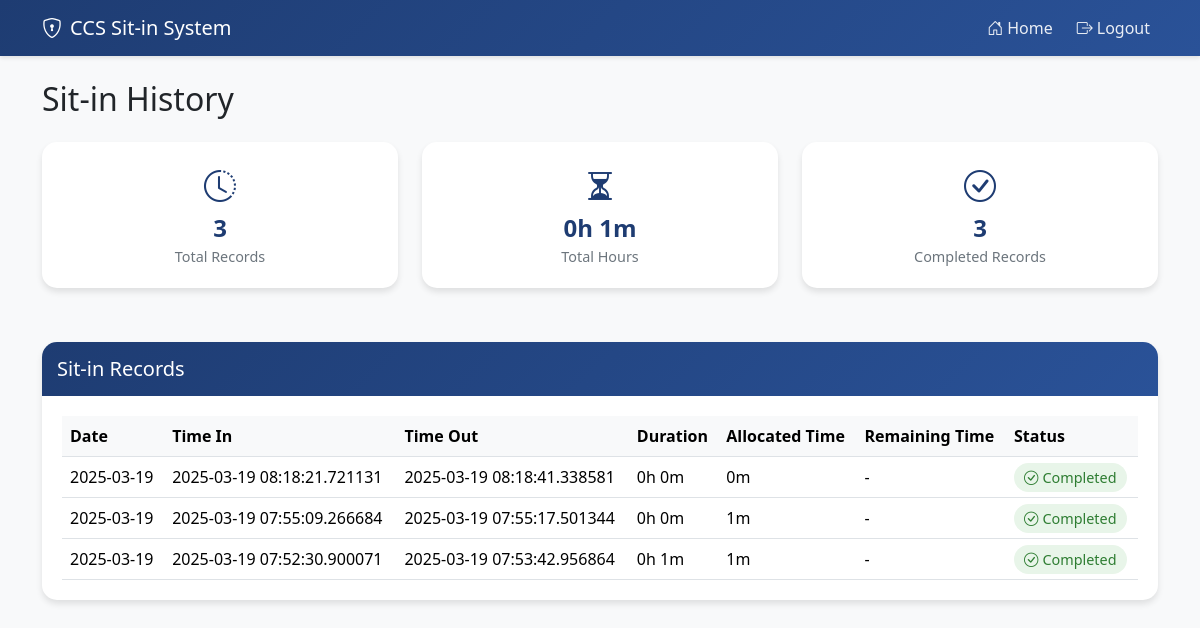
Page /sit_in_history (signed in) on the earlier database version.
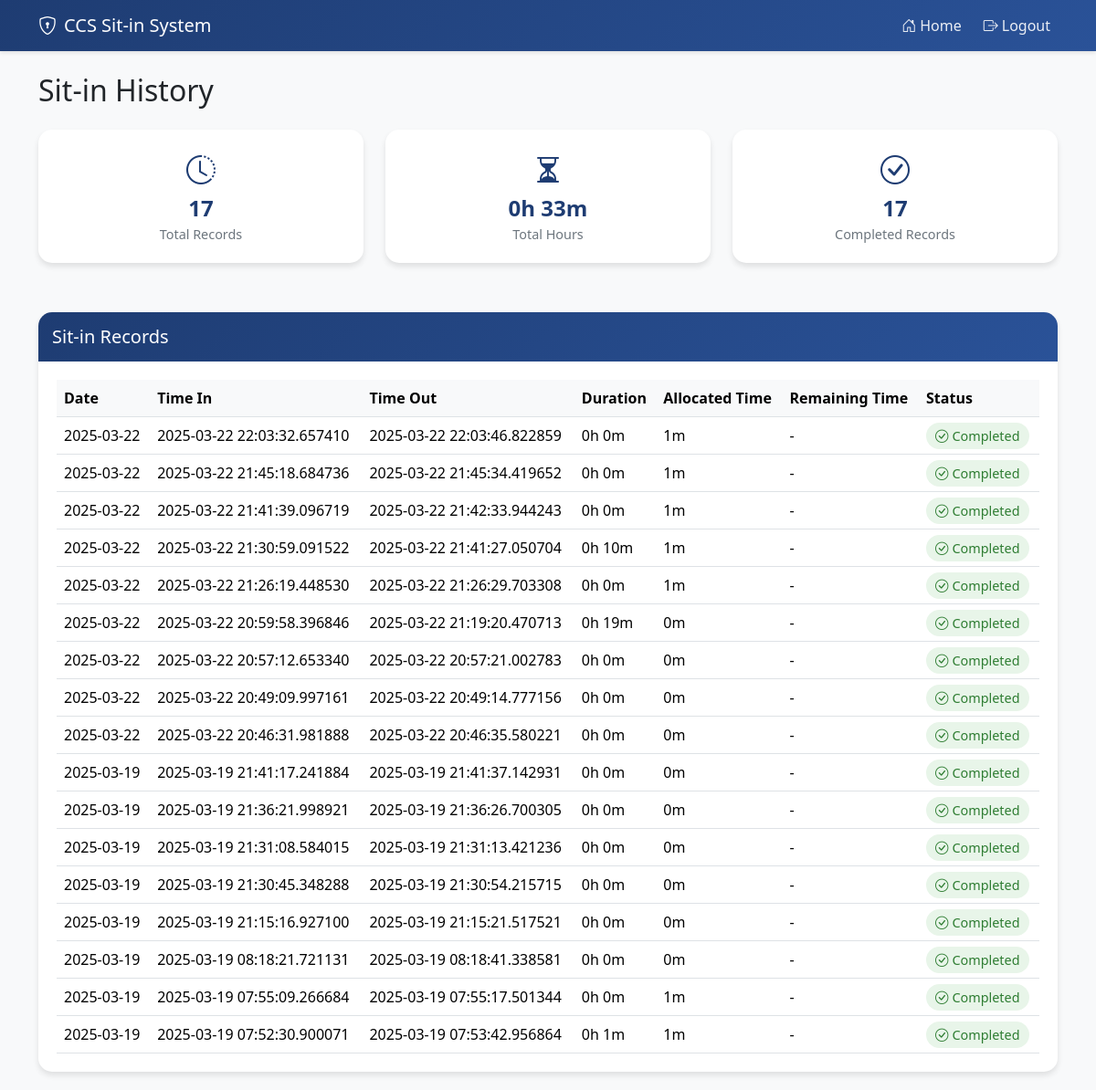
Same page on the later database version.
### tables this page shows
CREATE TABLE sit_in_history (
                id INTEGER PRIMARY KEY AUTOINCREMENT,
                user_id INTEGER NOT NULL,
                date DATE NOT NULL,
                time_in TIMESTAMP NOT NULL,
                time_out TIMESTAMP,
                status TEXT DEFAULT 'active',
                purpose TEXT,
                lab_unit TEXT,
                duration INTEGER,
                allocated_duration INTEGER,
                FOREIGN KEY (user_id) REFERENCES users (id)
            );

### app.py (the view)
@app.route('/sit_in_history')
def sit_in_history():
    if "user" not in session:
        return redirect(url_for('login_page'))
    user_id = session["user"]["id"]
    try:
        con = sqlite3.connect("users.db")
        cur = con.cursor()
        cur.execute('''
        CREATE TABLE IF NOT EXISTS sit_in_history (
            id INTEGER PRIMARY KEY AUTOINCREMENT,
            user_id INTEGER NOT NULL,
            date DATE NOT NULL,
            time_in TIMESTAMP NOT NULL,
            time_out TIMESTAMP,
            status TEXT DEFAULT 'active',
            purpose TEXT,
            lab_unit TEXT,
            duration INTEGER,
            allocated_duration INTEGER,
            FOREIGN KEY (user_id) REFERENCES users (id)
        )
        ''')
        con.commit()
        cur.execute("""
                SELECT id, date, time_in, time_out, status, duration, allocated_duration, purpose, lab_unit
                FROM sit_in_history
                WHERE user_id = ?
                ORDER BY time_in DESC
        """, (user_id,))
        history = cur.fetchall()
        cur.execute("""
            SELECT
                COUNT(*) as total_sessions,
                COUNT(CASE WHEN status = 'completed' THEN 1 END) as completed_sessions,
                SUM(CASE WHEN duration IS NOT NULL THEN duration ELSE 0 END) as total_duration
                FROM sit_in_history
            WHERE user_id = ?
        """, (user_id,))
        stats = cur.fetchone()
        con.close()
        formatted_history = []
        for entry in history:
            formatted_entry = {
                'id': entry[0],
                'date': entry[1],
                'time_in': entry[2],
                'time_out': entry[3] if entry[3] else None,
                'status': entry[4],
                'duration': entry[5],
                'allocated_duration': entry[6],
                'purpose': entry[7],
                'lab_unit': entry[8]
            }
            formatted_history.append(formatted_entry)
        statistics = {
            'total_sessions': stats[0],
            'completed_sessions': stats[1],
            'total_duration': stats[2]
        }
        return render_template('sit_in_history.html', history=formatted_history, stats=statistics)
    except Exception as e:
        flash('Error loading history: ' + str(e), 'error')
        return redirect(url_for('home'))

### templates/sit_in_history.html (shortened to what this page needs)
<!DOCTYPE html>
<html lang="en">
<head>
    <link href="https://cdn.jsdelivr.net/npm/bootstrap@5.3.2/dist/css/bootstrap.min.css" rel="stylesheet">
    <link rel="stylesheet" href="https://cdn.jsdelivr.net/npm/bootstrap-icons@1.11.1/font/bootstrap-icons.css">
</head>
<body>
    <nav class="navbar navbar-expand-lg navbar-dark fixed-top">
        <div class="container">
            <a class="navbar-brand" href="#">
                <i class="bi bi-shield-lock me-2"></i>CCS Sit-in System
            </a>
            <div class="collapse navbar-collapse" id="navbarNav">
                <ul class="navbar-nav ms-auto">
                    <li class="nav-item"><a class="nav-link" href="{{ url_for('home') }}"><i class="bi bi-house-door me-1"></i>Home</a></li>
                    <li class="nav-item"><a class="nav-link btn btn-danger ms-2" href="{{ url_for('logout') }}"><i class="bi bi-box-arrow-right me-1"></i>Logout</a></li>
                </ul>
            </div>
        </div>
    </nav>
    <div class="container main-content">
        <div class="row">
            <div class="col-12">
                <h2 class="mb-4">Sit-in History</h2>
                <div class="row mb-4">
                    <div class="col-md-4">
                        <div class="stats-card text-center">
                            <i class="bi bi-clock-history stats-icon"></i>
                            <div class="stats-value">{{ stats.total_sessions }}</div>
                            <div class="stats-label">Total Records</div>
                        </div>
                    </div>
                    <div class="col-md-4">
                        <div class="stats-card text-center">
                            <i class="bi bi-hourglass-split stats-icon"></i>
                            <div class="stats-value">{{ stats.total_duration|default(0)|int // 3600 }}h {{ (stats.total_duration|default(0)|int % 3600) // 60 }}m</div>
                            <div class="stats-label">Total Hours</div>
                        </div>
                    </div>
                    <div class="col-md-4">
                        <div class="stats-card text-center">
                            <i class="bi bi-check-circle stats-icon"></i>
                            <div class="stats-value">{{ stats.completed_sessions }}</div>
                            <div class="stats-label">Completed Records</div>
                        </div>
                    </div>
                </div>
                <div class="history-card">
                    <div class="history-header">
                        <h5 class="mb-0">Sit-in Records</h5>
                    </div>
                    <div class="history-body">
                        {% if history %}
                        <div class="table-responsive">
                            <table class="table">
                                <thead>
                                    <tr>
                                        <th>Date</th>
                                        <th>Time In</th>
                                        <th>Time Out</th>
                                        <th>Duration</th>
                                        <th>Allocated Time</th>
                                        <th>Remaining Time</th>
                                        <th>Status</th>
                                    </tr>
                                </thead>
                                <tbody>
                                    {% for entry in history %}
                                    <tr>
                                        <td>{{ entry.date }}</td>
                                        <td>{{ entry.time_in }}</td>
                                        <td>{{ entry.time_out if entry.time_out else '-' }}</td>
                                        <td>{{ entry.duration|default(0)|int // 3600 }}h {{ (entry.duration|default(0)|int % 3600) // 60 }}m</td>
                                        <td>{{ entry.allocated_duration|default(0)|int // 60 }}m</td>
                                        <td>
                                            {% if entry.status == 'active' %}
                                                <span class="timer" data-start="{{ entry.time_in }}" data-duration="{{ entry.allocated_duration|default(0)|int }}">Loading...</span>
                                            {% else %}
                                                -
                                            {% endif %}
                                        </td>
                                        <td>
                                            {% if entry.status == 'active' %}
                                            <span class="status-badge status-active">
                                                <i class="bi bi-circle-fill me-1"></i>Active
                                            </span>
                                            {% else %}
                                            <span class="status-badge status-completed">
                                                <i class="bi bi-check-circle me-1"></i>Completed
                                            </span>
                                            {% endif %}
                                        </td>
                                    </tr>
                                    {% endfor %}
                                </tbody>
                            </table>
                        </div>
                        {% else %}
                        <div class="text-center py-4">
                            <p class="mb-0">No history found</p>
                        </div>
                        {% endif %}
                    </div>
                </div>
            </div>
        </div>
    </div>
</body>
</html>

### templates/sit_in_history.html (style rules this page uses)
body { background-color: #f8f9fa; }
.navbar { background: linear-gradient(135deg, #1e3c72 0%, #2a5298 100%) !important; box-shadow: 0 2px 4px rgba(0,0,0,0.1); }
.nav-link { color: rgba(255,255,255,0.9) !important; transition: all 0.3s; }
.main-content { padding-top: 80px; }
.history-card { background: white; border-radius: 15px; box-shadow: 0 4px 6px rgba(0,0,0,0.1); margin-bottom: 20px; transition: all 0.3s; }
.history-header { background: linear-gradient(135deg, #1e3c72 0%, #2a5298 100%); color: white; border-radius: 15px 15px 0 0; padding: 15px; }
.history-body { padding: 20px; }
.stats-card { background: white; border-radius: 15px; box-shadow: 0 4px 6px rgba(0,0,0,0.1); padding: 20px; margin-bottom: 30px; }
.stats-icon { font-size: 2rem; color: #1e3c72; margin-bottom: 10px; }
.stats-value { font-size: 1.5rem; font-weight: bold; color: #1e3c72; }
.stats-label { color: #6c757d; font-size: 0.9rem; }
.btn-danger { border-radius: 8px; }
.status-badge { padding: 5px 10px; border-radius: 15px; font-size: 0.9rem; }
.status-completed { background: #e8f5e9; color: #2e7d32; }
.table { margin-bottom: 0; }
.table th { border-top: none; background: #f8f9fa; }

Differences in the rows shown:
added sit_in_history: date "2025-03-22", time_in "2025-03-22 22:03:32.657410", time_out "2025-03-22 22:03:46.822859", duration "0", (entry.duration|default(0)|int%3600)//60 "0", allocated_duration "1", status "completed" (drawn)
added sit_in_history: date "2025-03-22", time_in "2025-03-22 21:45:18.684736", time_out "2025-03-22 21:45:34.419652", duration "0", (entry.duration|default(0)|int%3600)//60 "0", allocated_duration "1", status "completed" (drawn)
added sit_in_history: date "2025-03-22", time_in "2025-03-22 21:41:39.096719", time_out "2025-03-22 21:42:33.944243", duration "0", (entry.duration|default(0)|int%3600)//60 "0", allocated_duration "1", status "completed" (drawn)
added sit_in_history: date "2025-03-22", time_in "2025-03-22 21:30:59.091522", time_out "2025-03-22 21:41:27.050704", duration "0", (entry.duration|default(0)|int%3600)//60 "10", allocated_duration "1", status "completed" (drawn)
added sit_in_history: date "2025-03-22", time_in "2025-03-22 21:26:19.448530", time_out "2025-03-22 21:26:29.703308", duration "0", (entry.duration|default(0)|int%3600)//60 "0", allocated_duration "1", status "completed" (drawn)
added sit_in_history: date "2025-03-22", time_in "2025-03-22 20:59:58.396846", time_out "2025-03-22 21:19:20.470713", duration "0", (entry.duration|default(0)|int%3600)//60 "19", allocated_duration "0", status "completed" (drawn)
added sit_in_history: date "2025-03-22", time_in "2025-03-22 20:57:12.653340", time_out "2025-03-22 20:57:21.002783", duration "0", (entry.duration|default(0)|int%3600)//60 "0", allocated_duration "0", status "completed" (drawn)
added sit_in_history: date "2025-03-22", time_in "2025-03-22 20:49:09.997161", time_out "2025-03-22 20:49:14.777156", duration "0", (entry.duration|default(0)|int%3600)//60 "0", allocated_duration "0", status "completed" (drawn)
added sit_in_history: date "2025-03-22", time_in "2025-03-22 20:46:31.981888", time_out "2025-03-22 20:46:35.580221", duration "0", (entry.duration|default(0)|int%3600)//60 "0", allocated_duration "0", status "completed" (drawn)
added sit_in_history: date "2025-03-19", time_in "2025-03-19 21:41:17.241884", time_out "2025-03-19 21:41:37.142931", duration "0", (entry.duration|default(0)|int%3600)//60 "0", allocated_duration "0", status "completed" (drawn)
added sit_in_history: date "2025-03-19", time_in "2025-03-19 21:36:21.998921", time_out "2025-03-19 21:36:26.700305", duration "0", (entry.duration|default(0)|int%3600)//60 "0", allocated_duration "0", status "completed" (drawn)
added sit_in_history: date "2025-03-19", time_in "2025-03-19 21:31:08.584015", time_out "2025-03-19 21:31:13.421236", duration "0", (entry.duration|default(0)|int%3600)//60 "0", allocated_duration "0", status "completed" (drawn)
added sit_in_history: date "2025-03-19", time_in "2025-03-19 21:30:45.348288", time_out "2025-03-19 21:30:54.215715", duration "0", (entry.duration|default(0)|int%3600)//60 "0", allocated_duration "0", status "completed" (drawn)
added sit_in_history: date "2025-03-19", time_in "2025-03-19 21:15:16.927100", time_out "2025-03-19 21:15:21.517521", duration "0", (entry.duration|default(0)|int%3600)//60 "0", allocated_duration "0", status "completed" (drawn)
Other differences:
{{ stats.total_sessions }}: "3" → "17"
{{ (stats.total_duration|default(0)|int % 3600) // 60 }}: "1" → "33"
{{ stats.completed_sessions }}: "3" → "17"
